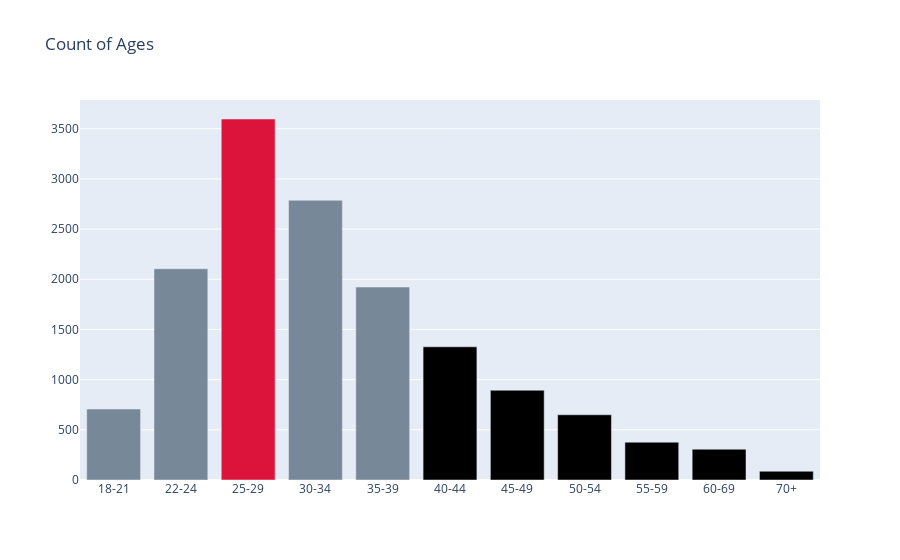

Write notebook code for a chart like this one.
### Code cell
import plotly.graph_objects as go

colors = ['lightslategray',] * 5
colors[2] = 'crimson'

fig = go.Figure(data=[go.Bar(
    y=temp_y,
    x=temp_x,
    marker_color=colors # marker color can be a single color value or an iterable
)])
fig.update_layout(title_text='Count of Ages')

### Figure 1 — Plotly figure (JSON) as saved in the notebook; plotly's stock layout.template omitted (floating-point values rounded to 4 significant figures)
{"data": [{"marker": {"color": ["lightslategray", "lightslategray", "crimson", "lightslategray", "lightslategray"]}, "type": "bar", "x": ["18-21", "22-24", "25-29", "30-34", "35-39", "40-44", "45-49", "50-54", "55-59", "60-69", "70+"], "y": [707, 2105, 3597, 2787, 1923, 1327, 894, 650, 377, 307, 87]}], "layout": {"title": {"text": "Count of Ages"}}}
